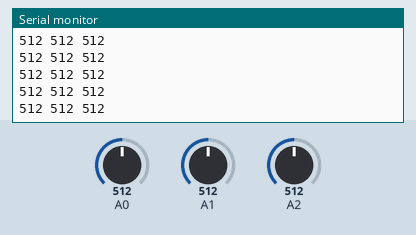
Recording of a sketch running on a simulated Arduino Uno, built with avr-gcc and run on an emulated ATmega328P. Parts: the last lines printed to the serial monitor. The inputs (shaded band) are chosen by the test bench; at power-on: A0 = 512, A1 = 512, A2 = 512.

Above: at 1.2 s.
1.3 s: A0 set to 11
At 2.2 s:
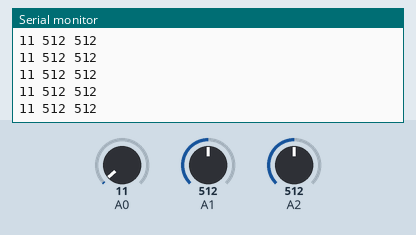
2.8 s: A0 set to 8
At 3.4 s:
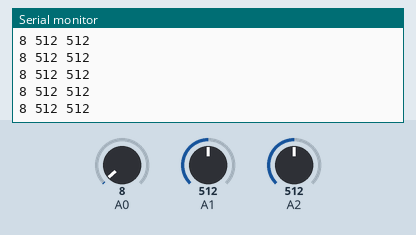
4.3 s: A1 set to 988
At 4.9 s:
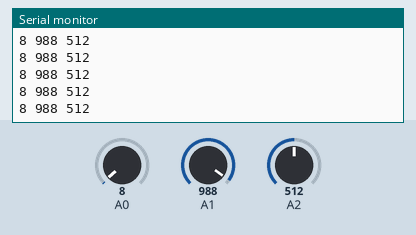
5.8 s: A1 set to 1007
At 6.8 s:
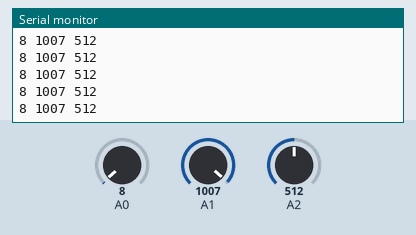
Timing chart, 0 to 8.8 s (numbered marks = the images above; inputs shaded):
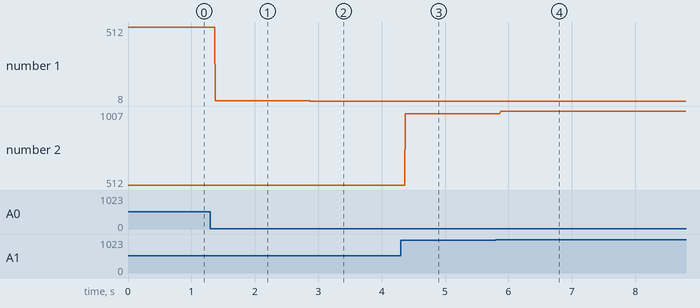

The sketch:

Accelerometer.ino
```cpp
void setup() {
  Serial.begin(9600);
}
void loop() {
  int x = analogRead(0);  //read from xpin
  int y = analogRead(1);  //read from ypin
  int z = analogRead(2);  //read from zpin
  Serial.print(x);  //print x value on serial monitor
  Serial.print(" ");
  Serial.print(y);  //print y value on serial monitor
  Serial.print(" ");
  Serial.println(z);  //print z value on serial monitor
}
```

Measured:
- after the input at 1.3 s, the serial monitor: prints a new line after 0.08 s (image 1)
- after the input at 2.8 s, the serial monitor: prints a new line after 0.08 s (image 2)
- after the input at 4.3 s, the serial monitor: prints a new line after 0.08 s (image 3)
- after the input at 5.8 s, the serial monitor: prints a new line after 0.07 s (image 4)
- plotted number 1: 512 → 11 after the input at 1.3 s, 11 → 8 after the input at 2.8 s
- plotted number 2: 512 → 988 after the input at 4.3 s, 988 → 1007 after the input at 5.8 s
